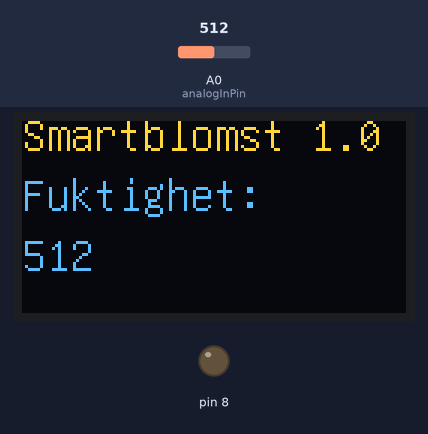
A sketch run on a simulated Arduino Uno, built with avr-gcc and run on an emulated ATmega328P. Shown: 128×64 one-colour display, output pins drawn as LEDs (lit = HIGH). Inputs (shaded band) come from the test bench; at power-on: A0 (analogInPin) = 512. The OLED is the two-colour kind (top 16 rows yellow); what the sketch prints to the serial monitor is not drawn.

Above: at 0.4 s.

The sketch:

smartblomst.ino
```cpp
/*

   Smartblomst 1.0

   2016 torgrimt@oppetid.no

*/

#include "U8glib.h"
// VDD=5V GND=GND SCL=A5 SDA=A4
U8GLIB_SH1106_128X64 u8g(U8G_I2C_OPT_NONE);  // I2C / TWI


const int analogInPin = A0;  // Analog input pin that the potentiometer is attached to
int sensorValue = 0;        // value read from the pot


void draw(void) {
  u8g.setFont(u8g_font_unifont);
  u8g.drawStr( 0, 10, "Smartblomst 1.0 ");
  u8g.drawStr( 0, 30, "Fuktighet: ");
  char buf[5];
  sprintf (buf, "%d", sensorValue);
  u8g.drawStr( 0, 50, buf);
}


void setup() {
  // initialize serial communications at 9600 bps:
  Serial.begin(9600);

  u8g.setColorIndex(255);
  pinMode(8, OUTPUT);
}

void loop() {
  u8g.firstPage();
  do {
    sensorValue = analogRead(analogInPin);
    Serial.print("sensor A0 = ");
    Serial.println(sensorValue);

    draw();
  } while ( u8g.nextPage() );

  // rebuild the picture after some delay
  delay(5000);

}
```
